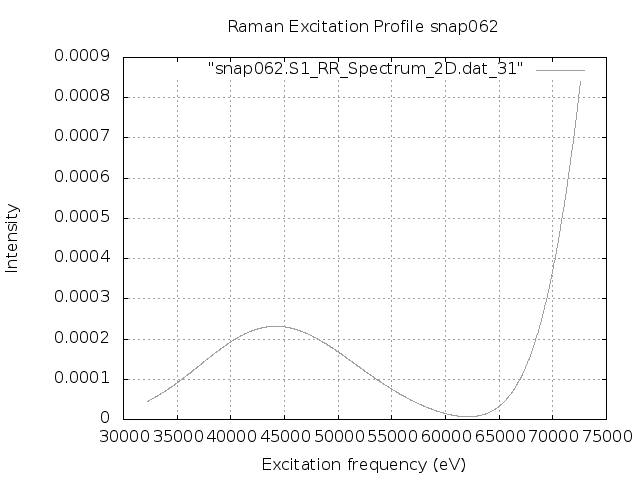

Source code (gnuplot):
set terminal png
set output "snap062.S1.REP_frozen.png"
set xlabel 'Excitation frequency (eV)'
set ylabel 'Intensity'
set title "Raman Excitation Profile snap062"
set grid
set autoscale
plot "snap062.S1_RR_Spectrum_2D.dat_31" with lines lc "blue"
exit
